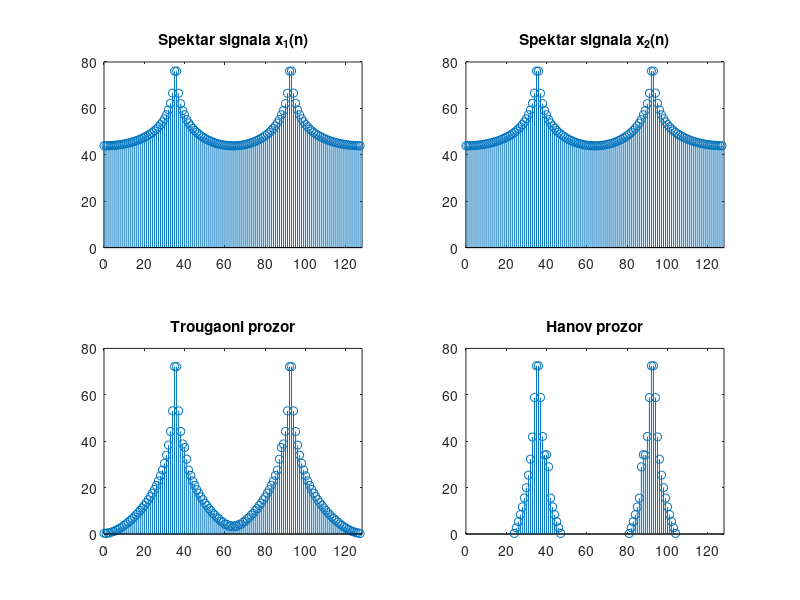
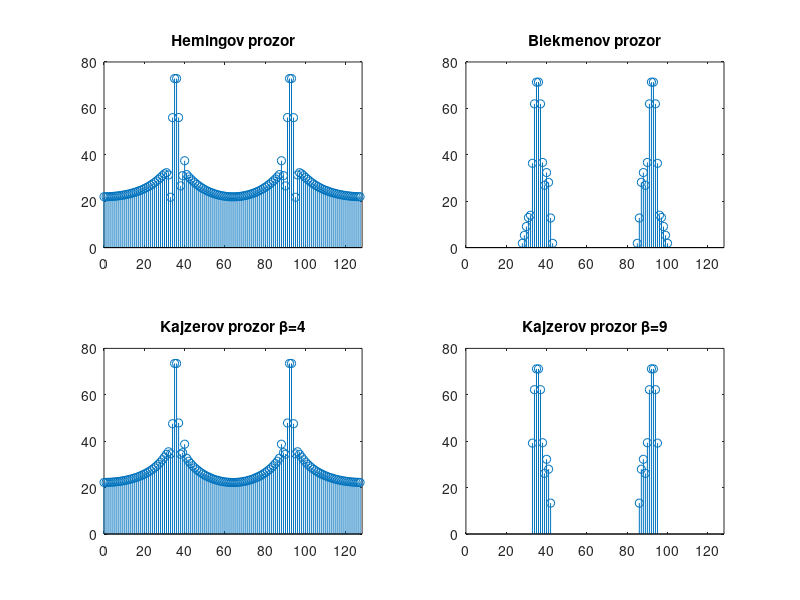

Reproduce these figures in MATLAB, in order.
%Broj tacaka u kojima se racuna DFT
N=128;
n=0:N-1;
%Definicija signala ciji spektar racunamo
x1=10000*cos(2*pi*35.5*n/N)+100*cos(2*pi*37*n/N)+100*cos(2*pi*40*n/N);
%Odredjivanje amplitudske karakteristike, pravougaoni prozor
X1=2*abs(fft(x1))/N;
%Izracunavanje karakteristike u dB
X1=20*log10(X1);
%Crtanje karakteristike
subplot (2, 2, 1), stem(n, X1);
title('Spektar signala x_1(n)');
%Umesto da crtamo 64 odbirka crtacemo samo prvih 32 radi bolje
%ilustracije 
axis([0 128 0 80]);

%Modifikacija signala x1(n) tako da se ucestanost prve komponente nalazi
%izmedju dve tacke u kojima racunamo DFT
x2=10000*cos(2*pi*35.5*n/N)+100*cos(2*pi*37*n/N)+100*cos(2*pi*40*n/N);
%Odredjivanje amplitudske karakteristike, pravougaoni prozor
X2=2*abs(fft(x2))/N;
X2=20*log10(X2);
subplot (2, 2, 2), stem(n, X2);
title('Spektar signala x_2(n)');
axis([0 128 0 80]);
%Trougaoni prozor
w=triang(N)';
x3=x2.*w;
X3=2*abs(fft(x3))/N;
X3=20*log10(X3);
subplot (2, 2, 3), stem(n, X3);
title('Trougaoni prozor');
axis([0 128 0 80]);
%Hanov prozor
w=hanning(N)';
x4=x2.*w;
X4=2*abs(fft(x4))/N;
X4=20*log10(X4);
subplot (2, 2, 4), stem(n, X4);
title('Hanov prozor');
axis([0 128 0 80]);
figure
%Hemingov prozor
w=hamming(N)';
x5=x2.*w;
X5=2*abs(fft(x5))/N;
X5=20*log10(X5);
subplot (2, 2, 1), stem(n, X5);
title('Hemingov prozor');
axis([0 128 0 80]);
%Blekmenov prozor
w=blackman(N)';
x6=x2.*w;
X6=2*abs(fft(x6))/N;
X6=20*log10(X6);
subplot (2, 2, 2), stem(n, X6);
title('Blekmenov prozor');
axis([0 128 0 80]);
%Kajzerov prozor, beta = 4
w=kaiser(N,4)';
x7=x2.*w;
X7=2*abs(fft(x7))/N;
X7=20*log10(X7);
subplot (2, 2, 3), stem(n, X7);
title('Kajzerov prozor \beta=4');
axis([0 128 0 80]);
%Kajzerov prozor, beta = 9
w=kaiser(N,9)';
x8=x2.*w;
X8=2*abs(fft(x8))/N;
X8=20*log10(X8);
subplot (2, 2, 4), stem(n, X8);
title('Kajzerov prozor \beta=9');
axis([0 128 0 80]);
